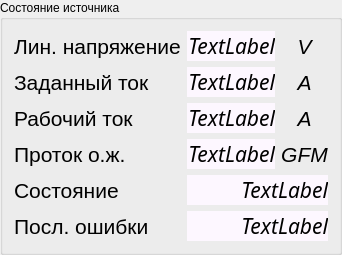
              <widget class="QGroupBox" name="groupBox_3">
               <property name="title">
                <string>Состояние источника</string>
               </property>
               <layout class="QHBoxLayout" name="horizontalLayout_20">
                <item>
                 <layout class="QGridLayout" name="gridLayout_5" columnstretch="4,2,1">
                  <item row="0" column="0">
                   <widget class="QLabel" name="label">
                    <property name="font">
                     <font>
                      <pointsize>16</pointsize>
                     </font>
                    </property>
                    <property name="text">
                     <string>Лин. напряжение</string>
                    </property>
                    <property name="alignment">
                     <set>Qt::AlignLeading|Qt::AlignLeft|Qt::AlignVCenter</set>
                    </property>
                   </widget>
                  </item>
                  <item row="0" column="1">
                   <widget class="QLabel" name="lLineVoltage">
                    <property name="enabled">
                     <bool>true</bool>
                    </property>
                    <property name="font">
                     <font>
                      <family>Sans Serif</family>
                      <pointsize>16</pointsize>
                      <weight>50</weight>
                      <italic>true</italic>
                      <bold>false</bold>
                     </font>
                    </property>
                    <property name="autoFillBackground">
                     <bool>false</bool>
                    </property>
                    <property name="styleSheet">
                     <string notr="true">background-color: rgb(253, 247, 255);
font: italic 16pt &quot;Sans Serif&quot;;</string>
                    </property>
                    <property name="text">
                     <string>TextLabel</string>
                    </property>
                    <property name="alignment">
                     <set>Qt::AlignRight|Qt::AlignTrailing|Qt::AlignVCenter</set>
                    </property>
                   </widget>
                  </item>
                  <item row="0" column="2">
                   <widget class="QLabel" name="label_3">
                    <property name="font">
                     <font>
                      <pointsize>16</pointsize>
                      <italic>true</italic>
                     </font>
                    </property>
                    <property name="text">
                     <string>V</string>
                    </property>
                    <property name="alignment">
                     <set>Qt::AlignCenter</set>
                    </property>
                   </widget>
                  </item>
                  <item row="1" column="0">
                   <widget class="QLabel" name="label_15">
                    <property name="font">
                     <font>
                      <pointsize>16</pointsize>
                     </font>
                    </property>
                    <property name="text">
                     <string>Заданный ток</string>
                    </property>
                    <property name="alignment">
                     <set>Qt::AlignLeading|Qt::AlignLeft|Qt::AlignVCenter</set>
                    </property>
                   </widget>
                  </item>
                  <item row="2" column="0">
                   <widget class="QLabel" name="label_16">
                    <property name="font">
                     <font>
                      <pointsize>16</pointsize>
                     </font>
                    </property>
                    <property name="text">
                     <string>Рабочий ток</string>
                    </property>
                    <property name="alignment">
                     <set>Qt::AlignLeading|Qt::AlignLeft|Qt::AlignVCenter</set>
                    </property>
                   </widget>
                  </item>
                  <item row="3" column="0">
                   <widget class="QLabel" name="label_17">
                    <property name="font">
                     <font>
                      <pointsize>16</pointsize>
                     </font>
                    </property>
                    <property name="text">
                     <string>Проток о.ж.</string>
                    </property>
                    <property name="alignment">
                     <set>Qt::AlignLeading|Qt::AlignLeft|Qt::AlignVCenter</set>
                    </property>
                   </widget>
                  </item>
                  <item row="4" column="0">
                   <widget class="QLabel" name="label_18">
                    <property name="font">
                     <font>
                      <pointsize>16</pointsize>
                     </font>
                    </property>
                    <property name="text">
                     <string>Состояние</string>
                    </property>
                    <property name="alignment">
                     <set>Qt::AlignLeading|Qt::AlignLeft|Qt::AlignVCenter</set>
                    </property>
                   </widget>
                  </item>
                  <item row="5" column="0">
                   <widget class="QLabel" name="label_19">
                    <property name="font">
                     <font>
                      <pointsize>16</pointsize>
                     </font>
                    </property>
                    <property name="text">
                     <string>Посл. ошибки</string>
                    </property>
                    <property name="alignment">
                     <set>Qt::AlignLeading|Qt::AlignLeft|Qt::AlignVCenter</set>
                    </property>
                   </widget>
                  </item>
                  <item row="1" column="1">
                   <widget class="QLabel" name="lCurSetPoint">
                    <property name="enabled">
                     <bool>true</bool>
                    </property>
                    <property name="font">
                     <font>
                      <family>Sans Serif</family>
                      <pointsize>16</pointsize>
                      <weight>50</weight>
                      <italic>true</italic>
                      <bold>false</bold>
                     </font>
                    </property>
                    <property name="autoFillBackground">
                     <bool>false</bool>
                    </property>
                    <property name="styleSheet">
                     <string notr="true">background-color: rgb(253, 247, 255);
font: italic 16pt &quot;Sans Serif&quot;;</string>
                    </property>
                    <property name="text">
                     <string>TextLabel</string>
                    </property>
                    <property name="alignment">
                     <set>Qt::AlignRight|Qt::AlignTrailing|Qt::AlignVCenter</set>
                    </property>
                   </widget>
                  </item>
                  <item row="1" column="2">
                   <widget class="QLabel" name="label_32">
                    <property name="font">
                     <font>
                      <pointsize>16</pointsize>
                      <italic>true</italic>
                     </font>
                    </property>
                    <property name="text">
                     <string>A</string>
                    </property>
                    <property name="alignment">
                     <set>Qt::AlignCenter</set>
                    </property>
                   </widget>
                  </item>
                  <item row="2" column="1">
                   <widget class="QLabel" name="lWorkLead">
                    <property name="font">
                     <font>
                      <family>Sans Serif</family>
                      <pointsize>16</pointsize>
                      <weight>50</weight>
                      <italic>true</italic>
                      <bold>false</bold>
                     </font>
                    </property>
                    <property name="autoFillBackground">
                     <bool>false</bool>
                    </property>
                    <property name="styleSheet">
                     <string notr="true">background-color: rgb(253, 247, 255);
font: italic 16pt &quot;Sans Serif&quot;;</string>
                    </property>
                    <property name="text">
                     <string>TextLabel</string>
                    </property>
                    <property name="alignment">
                     <set>Qt::AlignRight|Qt::AlignTrailing|Qt::AlignVCenter</set>
                    </property>
                   </widget>
                  </item>
                  <item row="2" column="2">
                   <widget class="QLabel" name="label_34">
                    <property name="font">
                     <font>
                      <pointsize>16</pointsize>
                      <italic>true</italic>
                     </font>
                    </property>
                    <property name="text">
                     <string>A</string>
                    </property>
                    <property name="alignment">
                     <set>Qt::AlignCenter</set>
                    </property>
                   </widget>
                  </item>
                  <item row="3" column="1">
                   <widget class="QLabel" name="lCoolantFlow">
                    <property name="font">
                     <font>
                      <family>Sans Serif</family>
                      <pointsize>16</pointsize>
                      <weight>50</weight>
                      <italic>true</italic>
                      <bold>false</bold>
                     </font>
                    </property>
                    <property name="styleSheet">
                     <string notr="true">background-color: rgb(253, 247, 255);
font: italic 16pt &quot;Sans Serif&quot;;</string>
                    </property>
                    <property name="text">
                     <string>TextLabel</string>
                    </property>
                    <property name="alignment">
                     <set>Qt::AlignRight|Qt::AlignTrailing|Qt::AlignVCenter</set>
                    </property>
                   </widget>
                  </item>
                  <item row="3" column="2">
                   <widget class="QLabel" name="label_36">
                    <property name="font">
                     <font>
                      <pointsize>16</pointsize>
                      <italic>true</italic>
                     </font>
                    </property>
                    <property name="text">
                     <string>GFM</string>
                    </property>
                    <property name="alignment">
                     <set>Qt::AlignCenter</set>
                    </property>
                   </widget>
                  </item>
                  <item row="4" column="1" colspan="2">
                   <widget class="QLabel" name="lPSStateCode">
                    <property name="font">
                     <font>
                      <family>Sans Serif</family>
                      <pointsize>16</pointsize>
                      <weight>50</weight>
                      <italic>true</italic>
                      <bold>false</bold>
                     </font>
                    </property>
                    <property name="styleSheet">
                     <string notr="true">background-color: rgb(253, 247, 255);
font: italic 16pt &quot;Sans Serif&quot;;</string>
                    </property>
                    <property name="text">
                     <string>TextLabel</string>
                    </property>
                    <property name="alignment">
                     <set>Qt::AlignRight|Qt::AlignTrailing|Qt::AlignVCenter</set>
                    </property>
                   </widget>
                  </item>
                  <item row="5" column="1" colspan="2">
                   <widget class="QLabel" name="lLastErrors">
                    <property name="font">
                     <font>
                      <family>Sans Serif</family>
                      <pointsize>16</pointsize>
                      <weight>50</weight>
                      <italic>true</italic>
                      <bold>false</bold>
                     </font>
                    </property>
                    <property name="styleSheet">
                     <string notr="true">background-color: rgb(253, 247, 255);
font: italic 16pt &quot;Sans Serif&quot;;</string>
                    </property>
                    <property name="text">
                     <string>TextLabel</string>
                    </property>
                    <property name="alignment">
                     <set>Qt::AlignRight|Qt::AlignTrailing|Qt::AlignVCenter</set>
                    </property>
                   </widget>
                  </item>
                 </layout>
                </item>
               </layout>
              </widget>
